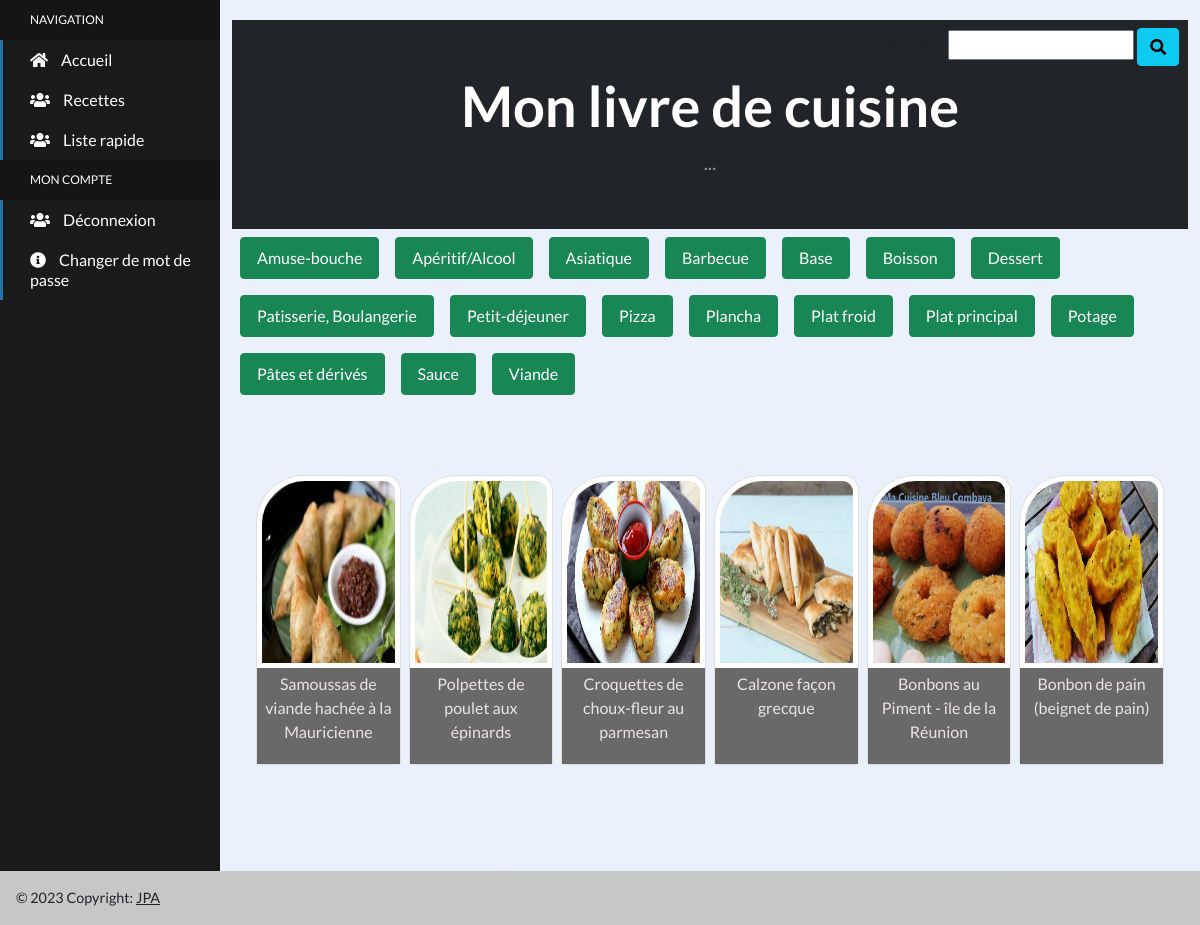
The page /recettes/rc2/ on the database its author committed.
### recettes/models.py (models this page shows, shortened)
class Category(models.Model):
    name = models.CharField(max_length=36)

class BlogRecettes(models.Model):
    name = models.CharField(max_length=100, blank=False)
    recipe = models.TextField(blank=False, null=True)
    ingredient = models.TextField(blank=False, null=True)
    note = models.TextField(blank=True, null=True)
    category = models.ForeignKey(Category, on_delete=models.RESTRICT)
    picture = models.CharField(max_length=200, blank=True)
    url_picture = models.URLField(max_length=200, blank=True)
    url_recipe = models.URLField(max_length=200, blank=True)  # url vers recette  RECIPE = RECETTE
    author = models.ForeignKey(User, on_delete=models.SET_NULL, blank=True, null=True)
    class Meta:
        ordering = ['name']
        verbose_name = "Recette"

### recettes/views.py (the view)
# urls.py: path("rc<cid>/", categories_list, name="categories"),
def categories_list(request, cid):
    cate_list = Category.objects.all()
    cat_list = Category.objects.filter(id=cid)
    rec_list = BlogRecettes.objects.all()
    global page
    selected = "liste_recettes"
    rec_list = BlogRecettes.objects.filter(category_id=cid)
    if request.method == "POST":
        form1 = RecetteSearchForm(request.POST)
        if form1.is_valid():
            base_url = reverse('recettes')
            query_string = urlencode(form1.cleaned_data)
            url = '{}?{}'.format(base_url, query_string)
            return redirect(url)
    else:
        form1 = RecetteSearchForm()
        recette_form = request.GET.get("recette", "")
        ingredient_form = request.GET.get("ingredient", "")
        if recette_form is not None:
            rec_list = rec_list.filter(Q(name__icontains=recette_form) | Q(recipe__icontains=recette_form))
            form1.fields['recette'].initial = recette_form
        if ingredient_form is not None:
            rec_list = rec_list.filter(ingredient__icontains=ingredient_form)
    paginator = Paginator(rec_list.order_by('-id'), 12)
    try:
        page = request.GET.get('p')
        if not page:
            page = 1
        rec_list = paginator.page(page)
    except EmptyPage:
        rec_list = paginator.page(paginator.num_pages())
    return render(request, "recettes/categories.html", locals())

### recettes/forms.py
class RecetteSearchForm(Form):
    recette = CharField(max_length=100, required=False)

### recettes/templates/recettes/categories.html
{% extends "livre_recettes/base.html" %}
{% load static %}
{% block content %}
        <section class="py-4">
            <div class="container-fluid px-4 px-lg-6 mt-5">
                <div class="row gx-4 gx-lg-2 row-cols-2 row-cols-md-4 row-cols-xl-6 justify-content-left">
            {% for r in rec_list %}
                    <div class="col mb-4" style="cursor: pointer;" onclick="window.location=' ../r{{ r.id }}'">
                        <div class="card h-100 m-0" style="border-top-left-radius: 3rem; border-top-right-radius: 1rem; ">
                            <img class="card-img-top " style="border: 0px solid #ddd; padding: 5px; height: 12rem; border-top-left-radius: 3rem; border-top-right-radius: 1rem; " src="{% static 'img/img_recettes/' %}{{ r.picture }}" alt="..." />
                            <div class="card-body p-1" style="background-color:dimgray">
                                <div class="text-center" style="color:#ece3e3">
                                    <p class="fs-6">{{ r.name }}</p>
                                </div>
                            </div>
                        </div>
                    </div>
            {% endfor %}
                </div>
            </div>
        </section>
{% endblock %}

### livre_recettes/templates/livre_recettes/base.html (shortened to what this page needs)
<!doctype html>
<html lang="fr">
{% load static %}
<head>
    <link rel="stylesheet" href="//use.fontawesome.com/releases/v5.0.7/css/all.css">
    <link href="https://cdn.jsdelivr.net/npm/bootstrap@5.0.2/dist/css/bootstrap.min.css" rel="stylesheet"
>
    <link rel="stylesheet" href="{% static 'css/base.css' %}">
    <link rel="stylesheet" href="{% static 'css/tableau_liste.css' %}">
</head>
<body>
<div class="sidebar-container">
    <ul class="sidebar-navigation">
        <li class="header">Navigation</li>
        <li class="{% if selected == 'home' %} active {% endif %}">
            <a href="{% url 'home' %}">
                <i class="fa fa-home" aria-hidden="true"></i> Accueil
            </a>
        </li>
        <li class="{% if selected == 'recettes' %} active {% endif %}">
            <a href="{% url 'recettes' %}">
                <i class="fa fa-users" aria-hidden="true"></i> Recettes
            </a>
        </li>
        <li class="{% if selected == 'recettes_rapide' %} active {% endif %}">
            <a href="{% url 'recettes_rapide' %}">
                <i class="fa fa-users" aria-hidden="true"></i> Liste rapide
            </a>
        </li>
        <li class="header">Mon compte</li>
        <li>
            <a href="{% url 'logout' %}">
                <i class="fa fa-users" aria-hidden="true"></i> Déconnexion
            </a>
        </li>
        <li>
            <a href="{% url 'password_change' %}">
                <i class="fa fa-info-circle" aria-hidden="true"></i> Changer de mot de passe
            </a>
        </li>
    </ul>
</div>
<div class="content-container">
    {% if form1 %}
        <div class="col-offset-9 float-end form-outline" style="margin-right: 1.3em; margin-top:0.5em;">
            <form class="" action="{% url 'recettes' %}" method="post" id="recherche_form">
                {{ form1 }}
                <button class="btn btn-info" type="submit"><i class="fas fa-search"></i></button>
            </form>
        </div>
    {% endif %}
    <div class="container-fluid" style="padding-bottom: 7em">
        <header class="bg-dark py-5">
            <div class="container px-4 px-lg-4 my-1">
                <div class="text-center text-white">
                    <h1 class="display-4 fw-bolder">Mon livre de cuisine</h1>
                    <p class="lead fw-normal text-white-50 mb-0">...</p>
                </div>
            </div>
        </header>
        <div class="row m-0">
            {% for c in cate_list|dictsort:"name" %}
                <div class="col-auto px-0">
                    <a href="{% url 'categories' c.id %}"
                       class="btn btn-success py-2 px-3 m-2 p-2 text-decoration-none text-white">
                        {{ c.name }}
                    </a>
                </div>
            {% endfor %}
        </div>
        {% block content %}{% endblock content %}
        <footer class="fixed-bottom bg-light text-center text-lg-start ">
            <div class="row text-left p-3" style="background-color: rgba(0, 0, 0, 0.2); font-size: 0.9rem;">
                <div class="col-3"> © 2023 Copyright:
                    <a class="text-dark" href="">JPA</a>
                </div>
                <div class="col col-offset76 "></div>
            </div>
        </footer>
</body>
</html>

### livre_recettes/static/css/base.css (style rules this page uses)
html, body { background-color: #eaf0fc; height: 100%; margin: 0; border: 0; font-family: 'Lato', sans-serif; }
.sidebar-container { position: fixed; width: 220px; height: 100%; left: 0; overflow-x: hidden; overflow-y: auto; background: #1a1a1a; color: #fff; }
.content-container { padding-top: 20px; }
.sidebar-navigation { padding: 0; margin: 0; list-style-type: none; position: relative; }
.sidebar-navigation li { background-color: transparent; position: relative; display: inline-block; width: 100%; line-height: 20px; }
.sidebar-navigation li a { padding: 10px 15px 10px 30px; display: block; color: #fff; }
.sidebar-navigation li .fa { margin-right: 10px; }
.sidebar-navigation li::before { background-color: #2574A9; position: absolute; content: ''; height: 100%; left: 0; top: 0; -webkit-transition: width 0.2s ease-in; transition: width 0.2s ease-in; width: 3px; z-index: -1; }
.sidebar-navigation .header { font-size: 12px; text-transform: uppercase; background-color: #151515; padding: 10px 15px 10px 30px; }
.sidebar-navigation .header::before { background-color: transparent; }
.content-container { padding-left: 220px; }

### livre_recettes/static/css/tableau_liste.css (style rules this page uses)
li a { text-decoration: none; }
.card { margin-top: 2rem; margin-bottom: 2rem; }
.card img { width:100% }
footer { margin-top: 4rem; }

### rows shown on the page
Category: name "Amuse-bouche"
Category: name "Apéritif/Alcool"
Category: name "Asiatique"
Category: name "Barbecue"
Category: name "Base"
Category: name "Boisson"
Category: name "Dessert"
Category: name "Patisserie, Boulangerie"
Category: name "Petit-déjeuner"
Category: name "Pizza"
Category: name "Plancha"
Category: name "Plat froid"
Category: name "Plat principal"
Category: name "Potage"
Category: name "Pâtes et dérivés"
Category: name "Sauce"
Category: name "Viande"
BlogRecettes: picture (picture), name "Samoussas de viande hachée à la Mauricienne"
BlogRecettes: picture (picture), name "Polpettes de poulet aux épinards"
BlogRecettes: picture (picture), name "Croquettes de choux-fleur au parmesan"
BlogRecettes: picture (picture), name "Calzone façon grecque"
BlogRecettes: picture (picture), name "Bonbons au Piment - île de la Réunion"
BlogRecettes: picture (picture), name "Bonbon de pain (beignet de pain)"
